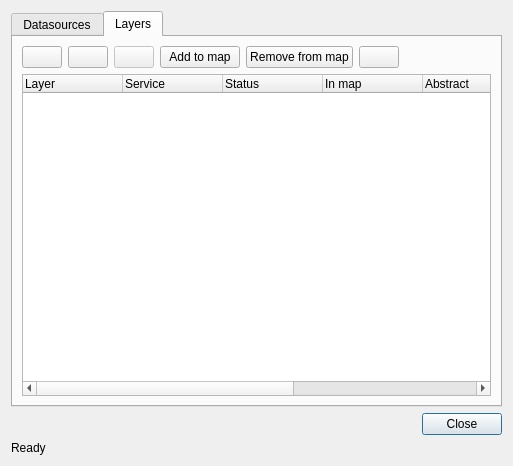
<?xml version="1.0" encoding="UTF-8"?>
<ui version="4.0">
 <class>WebDataDialogBase</class>
 <widget class="QDialog" name="WebDataDialogBase">
  <property name="geometry">
   <rect>
    <x>0</x>
    <y>0</y>
    <width>513</width>
    <height>466</height>
   </rect>
  </property>
  <property name="windowTitle">
   <string>Web data plugin</string>
  </property>
  <layout class="QGridLayout" name="gridLayout_2">
   <item row="1" column="0">
    <widget class="QDialogButtonBox" name="buttonBox">
     <property name="orientation">
      <enum>Qt::Horizontal</enum>
     </property>
     <property name="standardButtons">
      <set>QDialogButtonBox::Close</set>
     </property>
    </widget>
   </item>
   <item row="0" column="0">
    <widget class="QTabWidget" name="tabWidget">
     <property name="currentIndex">
      <number>1</number>
     </property>
     <widget class="QWidget" name="mDatasourcesTab">
      <attribute name="title">
       <string>Datasources</string>
      </attribute>
      <layout class="QGridLayout" name="gridLayout">
       <item row="0" column="0" colspan="2">
        <layout class="QHBoxLayout" name="horizontalLayout_2">
         <item>
          <widget class="QLabel" name="mServicesLabel">
           <property name="sizePolicy">
            <sizepolicy hsizetype="Fixed" vsizetype="Preferred">
             <horstretch>0</horstretch>
             <verstretch>0</verstretch>
            </sizepolicy>
           </property>
           <property name="text">
            <string>Services</string>
           </property>
          </widget>
         </item>
         <item>
          <widget class="QComboBox" name="mServicesComboBox"/>
         </item>
         <item>
          <widget class="QPushButton" name="mAddNIWAServicesButton">
           <property name="sizePolicy">
            <sizepolicy hsizetype="Fixed" vsizetype="Fixed">
             <horstretch>0</horstretch>
             <verstretch>0</verstretch>
            </sizepolicy>
           </property>
           <property name="text">
            <string>Add NIWA services</string>
           </property>
          </widget>
         </item>
        </layout>
       </item>
       <item row="1" column="0">
        <layout class="QHBoxLayout" name="horizontalLayout">
         <item>
          <widget class="QPushButton" name="mAddPushButton">
           <property name="text">
            <string>Add</string>
           </property>
          </widget>
         </item>
         <item>
          <widget class="QPushButton" name="mRemovePushButton">
           <property name="text">
            <string>Remove</string>
           </property>
          </widget>
         </item>
         <item>
          <widget class="QPushButton" name="mEditPushButton">
           <property name="text">
            <string>Edit</string>
           </property>
          </widget>
         </item>
         <item>
          <widget class="QPushButton" name="mConnectPushButton">
           <property name="text">
            <string>Connect</string>
           </property>
          </widget>
         </item>
         <item>
          <widget class="QPushButton" name="mAddLayerToListButton">
           <property name="toolTip">
            <string>Add selected entry to layer list</string>
           </property>
           <property name="text">
            <string/>
           </property>
           <property name="icon">
            <iconset resource="resources.qrc">
             <normaloff>:/niwa/icons/add_to_list.png</normaloff>:/niwa/icons/add_to_list.png</iconset>
           </property>
          </widget>
         </item>
        </layout>
       </item>
       <item row="1" column="1">
        <spacer name="horizontalSpacer">
         <property name="orientation">
          <enum>Qt::Horizontal</enum>
         </property>
         <property name="sizeHint" stdset="0">
          <size>
           <width>235</width>
           <height>20</height>
          </size>
         </property>
        </spacer>
       </item>
       <item row="2" column="0" colspan="2">
        <widget class="QTreeWidget" name="mDatasourceLayersTreeWidget">
         <column>
          <property name="text">
           <string>Name</string>
          </property>
         </column>
         <column>
          <property name="text">
           <string>Title</string>
          </property>
         </column>
         <column>
          <property name="text">
           <string>Type</string>
          </property>
         </column>
         <column>
          <property name="text">
           <string>Abstract</string>
          </property>
         </column>
         <column>
          <property name="text">
           <string>CRS</string>
          </property>
         </column>
         <column>
          <property name="text">
           <string>Style</string>
          </property>
         </column>
         <column>
          <property name="text">
           <string>Formats</string>
          </property>
         </column>
        </widget>
       </item>
      </layout>
     </widget>
     <widget class="QWidget" name="mLabersTab">
      <attribute name="title">
       <string>Layers</string>
      </attribute>
      <layout class="QGridLayout" name="gridLayout_3">
       <item row="0" column="0">
        <layout class="QHBoxLayout" name="horizontalLayout_3">
         <item>
          <widget class="QPushButton" name="mChangeOfflineButton">
           <property name="toolTip">
            <string>Change to offline</string>
           </property>
           <property name="text">
            <string/>
           </property>
           <property name="icon">
            <iconset resource="resources.qrc">
             <normaloff>:/niwa/icons/offline.png</normaloff>:/niwa/icons/offline.png</iconset>
           </property>
          </widget>
         </item>
         <item>
          <widget class="QPushButton" name="mChangeOnlineButton">
           <property name="toolTip">
            <string>Change to online</string>
           </property>
           <property name="text">
            <string/>
           </property>
           <property name="icon">
            <iconset resource="resources.qrc">
             <normaloff>:/niwa/icons/online.png</normaloff>:/niwa/icons/online.png</iconset>
           </property>
          </widget>
         </item>
         <item>
          <widget class="QPushButton" name="mReloadButton">
           <property name="enabled">
            <bool>false</bool>
           </property>
           <property name="toolTip">
            <string>Refresh data</string>
           </property>
           <property name="text">
            <string/>
           </property>
           <property name="icon">
            <iconset resource="resources.qrc">
             <normaloff>:/niwa/icons/refresh.png</normaloff>:/niwa/icons/refresh.png</iconset>
           </property>
          </widget>
         </item>
         <item>
          <widget class="QPushButton" name="mAddToMapButton">
           <property name="toolTip">
            <string>Add layer to map</string>
           </property>
           <property name="text">
            <string>Add to map</string>
           </property>
          </widget>
         </item>
         <item>
          <widget class="QPushButton" name="mRemoveFromMapButton">
           <property name="toolTip">
            <string>Remove layer from map</string>
           </property>
           <property name="text">
            <string>Remove from map</string>
           </property>
          </widget>
         </item>
         <item>
          <widget class="QPushButton" name="mRemoveFromListButton">
           <property name="toolTip">
            <string>Remove layer from list</string>
           </property>
           <property name="text">
            <string/>
           </property>
           <property name="icon">
            <iconset resource="resources.qrc">
             <normaloff>:/niwa/icons/remove_from_list.png</normaloff>:/niwa/icons/remove_from_list.png</iconset>
           </property>
          </widget>
         </item>
         <item>
          <spacer name="horizontalSpacer_2">
           <property name="orientation">
            <enum>Qt::Horizontal</enum>
           </property>
           <property name="sizeHint" stdset="0">
            <size>
             <width>238</width>
             <height>20</height>
            </size>
           </property>
          </spacer>
         </item>
        </layout>
       </item>
       <item row="1" column="0">
        <widget class="QTreeWidget" name="mLayerTreeWidget">
         <column>
          <property name="text">
           <string>Layer</string>
          </property>
         </column>
         <column>
          <property name="text">
           <string>Service</string>
          </property>
         </column>
         <column>
          <property name="text">
           <string>Status</string>
          </property>
         </column>
         <column>
          <property name="text">
           <string>In map</string>
          </property>
         </column>
         <column>
          <property name="text">
           <string>Abstract</string>
          </property>
         </column>
         <column>
          <property name="text">
           <string>CRS</string>
          </property>
         </column>
         <column>
          <property name="text">
           <string>Styles</string>
          </property>
         </column>
         <column>
          <property name="text">
           <string>Formats</string>
          </property>
         </column>
        </widget>
       </item>
      </layout>
     </widget>
    </widget>
   </item>
   <item row="2" column="0">
    <widget class="QLabel" name="mStatusLabel">
     <property name="text">
      <string>Ready</string>
     </property>
    </widget>
   </item>
  </layout>
 </widget>
 <resources>
  <include location="resources.qrc"/>
  <include location="icons/icons.qrc"/>
 </resources>
 <connections>
  <connection>
   <sender>buttonBox</sender>
   <signal>accepted()</signal>
   <receiver>WebDataDialogBase</receiver>
   <slot>accept()</slot>
   <hints>
    <hint type="sourcelabel">
     <x>248</x>
     <y>254</y>
    </hint>
    <hint type="destinationlabel">
     <x>157</x>
     <y>274</y>
    </hint>
   </hints>
  </connection>
  <connection>
   <sender>buttonBox</sender>
   <signal>rejected()</signal>
   <receiver>WebDataDialogBase</receiver>
   <slot>reject()</slot>
   <hints>
    <hint type="sourcelabel">
     <x>316</x>
     <y>260</y>
    </hint>
    <hint type="destinationlabel">
     <x>286</x>
     <y>274</y>
    </hint>
   </hints>
  </connection>
 </connections>
</ui>
